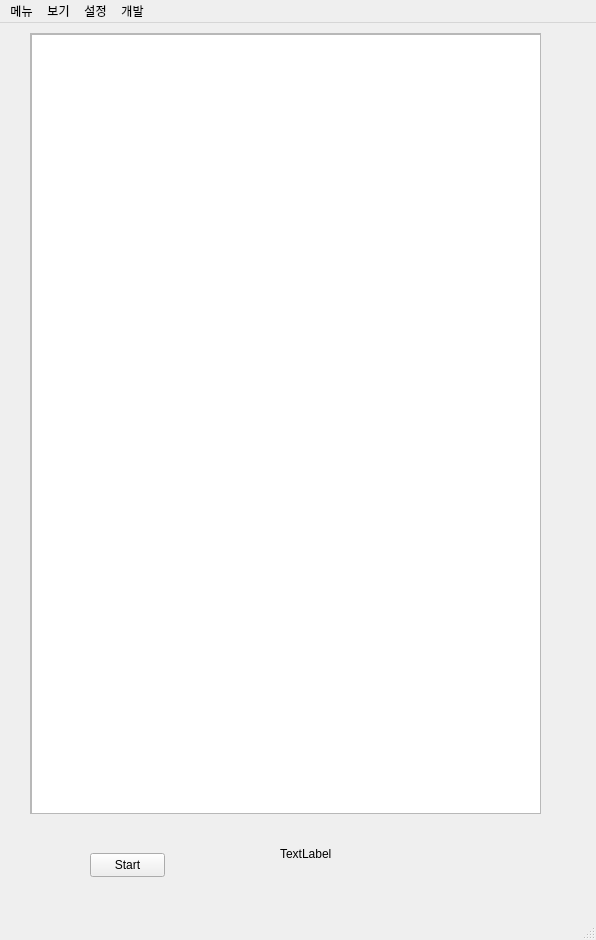
<?xml version="1.0" encoding="UTF-8"?>
<ui version="4.0">
 <class>TogJarvisUIMain</class>
 <widget class="QMainWindow" name="TogJarvisUIMain">
  <property name="geometry">
   <rect>
    <x>0</x>
    <y>0</y>
    <width>596</width>
    <height>940</height>
   </rect>
  </property>
  <property name="windowTitle">
   <string>Tog-Jarvis</string>
  </property>
  <property name="locale">
   <locale language="Korean" country="SouthKorea"/>
  </property>
  <property name="toolButtonStyle">
   <enum>Qt::ToolButtonStyle::ToolButtonIconOnly</enum>
  </property>
  <widget class="QWidget" name="centralwidget">
   <widget class="QScrollArea" name="scrollArea">
    <property name="geometry">
     <rect>
      <x>30</x>
      <y>10</y>
      <width>511</width>
      <height>781</height>
     </rect>
    </property>
    <property name="widgetResizable">
     <bool>true</bool>
    </property>
    <widget class="QWidget" name="scrollAreaWidgetContents">
     <property name="geometry">
      <rect>
       <x>0</x>
       <y>0</y>
       <width>509</width>
       <height>779</height>
      </rect>
     </property>
     <widget class="QTextBrowser" name="textBrowser">
      <property name="geometry">
       <rect>
        <x>0</x>
        <y>0</y>
        <width>511</width>
        <height>781</height>
       </rect>
      </property>
     </widget>
    </widget>
   </widget>
   <widget class="QPushButton" name="pushButton">
    <property name="geometry">
     <rect>
      <x>90</x>
      <y>830</y>
      <width>75</width>
      <height>24</height>
     </rect>
    </property>
    <property name="text">
     <string>Start</string>
    </property>
   </widget>
   <widget class="QLabel" name="label">
    <property name="geometry">
     <rect>
      <x>280</x>
      <y>810</y>
      <width>191</width>
      <height>41</height>
     </rect>
    </property>
    <property name="text">
     <string>TextLabel</string>
    </property>
   </widget>
  </widget>
  <widget class="QMenuBar" name="topMenu">
   <property name="geometry">
    <rect>
     <x>0</x>
     <y>0</y>
     <width>596</width>
     <height>33</height>
    </rect>
   </property>
   <widget class="QMenu" name="menu">
    <property name="title">
     <string>메뉴</string>
    </property>
    <widget class="QMenu" name="menuvaaadsd">
     <property name="title">
      <string>슈퍼</string>
     </property>
     <addaction name="actionTest"/>
    </widget>
    <addaction name="menuvaaadsd"/>
   </widget>
   <widget class="QMenu" name="menu_2">
    <property name="title">
     <string>설정</string>
    </property>
   </widget>
   <widget class="QMenu" name="menu_3">
    <property name="title">
     <string>보기</string>
    </property>
   </widget>
   <widget class="QMenu" name="menu_4">
    <property name="title">
     <string>개발</string>
    </property>
    <addaction name="actionDebug"/>
    <addaction name="actionCheckSise"/>
    <addaction name="actionMouseTracer"/>
    <addaction name="actionCapture"/>
   </widget>
   <addaction name="menu"/>
   <addaction name="menu_3"/>
   <addaction name="menu_2"/>
   <addaction name="menu_4"/>
  </widget>
  <widget class="QStatusBar" name="statusbar"/>
  <action name="actionDebug">
   <property name="checkable">
    <bool>true</bool>
   </property>
   <property name="checked">
    <bool>true</bool>
   </property>
   <property name="enabled">
    <bool>true</bool>
   </property>
   <property name="text">
    <string>Debug</string>
   </property>
  </action>
  <action name="actionTest">
   <property name="checkable">
    <bool>true</bool>
   </property>
   <property name="checked">
    <bool>true</bool>
   </property>
   <property name="text">
    <string>Test</string>
   </property>
  </action>
  <action name="actionCheckSise">
   <property name="checkable">
    <bool>false</bool>
   </property>
   <property name="enabled">
    <bool>true</bool>
   </property>
   <property name="text">
    <string>Check Size</string>
   </property>
  </action>
  <action name="actionMouseTracer">
   <property name="checkable">
    <bool>true</bool>
   </property>
   <property name="text">
    <string>MouseTracer</string>
   </property>
  </action>
  <action name="actionCapture">
   <property name="text">
    <string>Capture</string>
   </property>
  </action>
 </widget>
 <resources/>
 <connections>
  <connection>
   <sender>pushButton</sender>
   <signal>clicked()</signal>
   <receiver>TogJarvisUIMain</receiver>
   <slot>onStart()</slot>
   <hints>
    <hint type="sourcelabel">
     <x>121</x>
     <y>875</y>
    </hint>
    <hint type="destinationlabel">
     <x>182</x>
     <y>893</y>
    </hint>
   </hints>
  </connection>
  <connection>
   <sender>actionTest</sender>
   <signal>toggled(bool)</signal>
   <receiver>TogJarvisUIMain</receiver>
   <slot>onTestFunction()</slot>
   <hints>
    <hint type="sourcelabel">
     <x>-1</x>
     <y>-1</y>
    </hint>
    <hint type="destinationlabel">
     <x>297</x>
     <y>469</y>
    </hint>
   </hints>
  </connection>
  <connection>
   <sender>actionCheckSise</sender>
   <signal>triggered()</signal>
   <receiver>TogJarvisUIMain</receiver>
   <slot>onCheckSize()</slot>
   <hints>
    <hint type="sourcelabel">
     <x>-1</x>
     <y>-1</y>
    </hint>
    <hint type="destinationlabel">
     <x>297</x>
     <y>469</y>
    </hint>
   </hints>
  </connection>
  <connection>
   <sender>actionMouseTracer</sender>
   <signal>triggered(bool)</signal>
   <receiver>TogJarvisUIMain</receiver>
   <slot>onMouseTracer()</slot>
   <hints>
    <hint type="sourcelabel">
     <x>297</x>
     <y>475</y>
    </hint>
    <hint type="destinationlabel">
     <x>297</x>
     <y>469</y>
    </hint>
   </hints>
  </connection>
  <connection>
   <sender>actionCapture</sender>
   <signal>triggered()</signal>
   <receiver>TogJarvisUIMain</receiver>
   <slot>onCapture()</slot>
   <hints>
    <hint type="sourcelabel">
     <x>-1</x>
     <y>-1</y>
    </hint>
    <hint type="destinationlabel">
     <x>297</x>
     <y>469</y>
    </hint>
   </hints>
  </connection>
 </connections>
 <slots>
  <slot>onStart()</slot>
  <slot>onTestFunction()</slot>
  <slot>onCheckSize()</slot>
  <slot>onMouseTracer()</slot>
  <slot>onCapture()</slot>
 </slots>
</ui>
